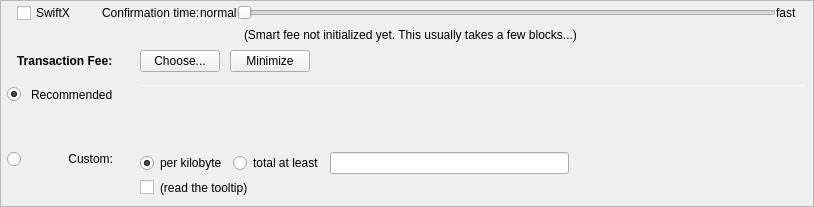
         <widget class="QFrame" name="frameFee">
          <property name="sizePolicy">
           <sizepolicy hsizetype="Expanding" vsizetype="Expanding">
            <horstretch>0</horstretch>
            <verstretch>0</verstretch>
           </sizepolicy>
          </property>
          <property name="maximumSize">
           <size>
            <width>16777215</width>
            <height>16777215</height>
           </size>
          </property>
          <property name="frameShape">
           <enum>QFrame::StyledPanel</enum>
          </property>
          <property name="frameShadow">
           <enum>QFrame::Sunken</enum>
          </property>
          <layout class="QVBoxLayout" name="verticalLayoutFee1">
           <property name="spacing">
            <number>0</number>
           </property>
           <property name="margin">
            <number>0</number>
           </property>
           <item>
            <layout class="QVBoxLayout" name="verticalLayoutFee2" stretch="0,0,0,0">
             <property name="spacing">
              <number>0</number>
             </property>
             <property name="leftMargin">
              <number>6</number>
             </property>
             <property name="topMargin">
              <number>0</number>
             </property>
             <property name="rightMargin">
              <number>6</number>
             </property>
             <item>
              <layout class="QVBoxLayout" name="verticalLayout_feeConf">
               <property name="spacing">
                <number>0</number>
               </property>
               <property name="leftMargin">
                <number>10</number>
               </property>
               <property name="rightMargin">
                <number>10</number>
               </property>
               <property name="bottomMargin">
                <number>5</number>
               </property>
               <item>
                <layout class="QHBoxLayout" name="horizontalLayoutFee9">
                 <item>
                  <widget class="QCheckBox" name="checkSwiftTX">
                   <property name="enabled">
                    <bool>true</bool>
                   </property>
                   <property name="minimumSize">
                    <size>
                     <width>85</width>
                     <height>0</height>
                    </size>
                   </property>
                   <property name="toolTip">
                    <string>SwiftX technology allows for near instant transactions - A flat fee of 0.01 NBX applies</string>
                   </property>
                   <property name="text">
                    <string>SwiftX</string>
                   </property>
                  </widget>
                 </item>
                 <item>
                  <widget class="QLabel" name="labelSmartFee3">
                   <property name="text">
                    <string>Confirmation time:</string>
                   </property>
                   <property name="margin">
                    <number>2</number>
                   </property>
                  </widget>
                 </item>
                 <item>
                  <widget class="QLabel" name="labelSmartFeeNormal">
                   <property name="text">
                    <string>normal</string>
                   </property>
                   <property name="margin">
                    <number>8</number>
                   </property>
                  </widget>
                 </item>
                 <item>
                  <widget class="QSlider" name="sliderSmartFee">
                   <property name="minimumSize">
                    <size>
                     <width>0</width>
                     <height>24</height>
                    </size>
                   </property>
                   <property name="minimum">
                    <number>0</number>
                   </property>
                   <property name="maximum">
                    <number>24</number>
                   </property>
                   <property name="pageStep">
                    <number>1</number>
                   </property>
                   <property name="value">
                    <number>0</number>
                   </property>
                   <property name="orientation">
                    <enum>Qt::Horizontal</enum>
                   </property>
                   <property name="invertedAppearance">
                    <bool>false</bool>
                   </property>
                   <property name="invertedControls">
                    <bool>false</bool>
                   </property>
                   <property name="tickPosition">
                    <enum>QSlider::NoTicks</enum>
                   </property>
                  </widget>
                 </item>
                 <item>
                  <widget class="QLabel" name="labelSmartFeeFast">
                   <property name="text">
                    <string>fast</string>
                   </property>
                   <property name="margin">
                    <number>8</number>
                   </property>
                  </widget>
                 </item>
                </layout>
               </item>
               <item>
                <layout class="QHBoxLayout" name="horizontalLayout_recommended_texts">
                 <property name="spacing">
                  <number>0</number>
                 </property>
                 <item>
                  <spacer name="horizontalSpacer_8">
                   <property name="orientation">
                    <enum>Qt::Horizontal</enum>
                   </property>
                   <property name="sizeHint" stdset="0">
                    <size>
                     <width>40</width>
                     <height>20</height>
                    </size>
                   </property>
                  </spacer>
                 </item>
                 <item>
                  <widget class="QLabel" name="labelFeeEstimation">
                   <property name="text">
                    <string/>
                   </property>
                   <property name="margin">
                    <number>2</number>
                   </property>
                  </widget>
                 </item>
                 <item>
                  <widget class="QLabel" name="labelSmartFee2">
                   <property name="text">
                    <string>(Smart fee not initialized yet. This usually takes a few blocks...)</string>
                   </property>
                   <property name="alignment">
                    <set>Qt::AlignLeading|Qt::AlignLeft|Qt::AlignVCenter</set>
                   </property>
                   <property name="wordWrap">
                    <bool>false</bool>
                   </property>
                   <property name="margin">
                    <number>2</number>
                   </property>
                   <property name="indent">
                    <number>-1</number>
                   </property>
                  </widget>
                 </item>
                 <item>
                  <spacer name="horizontalSpacer_3">
                   <property name="orientation">
                    <enum>Qt::Horizontal</enum>
                   </property>
                   <property name="sizeHint" stdset="0">
                    <size>
                     <width>40</width>
                     <height>20</height>
                    </size>
                   </property>
                  </spacer>
                 </item>
                </layout>
               </item>
              </layout>
             </item>
             <item>
              <layout class="QHBoxLayout" name="horizontalLayoutFee1">
               <property name="leftMargin">
                <number>10</number>
               </property>
               <property name="rightMargin">
                <number>10</number>
               </property>
               <property name="bottomMargin">
                <number>0</number>
               </property>
               <item>
                <layout class="QVBoxLayout" name="verticalLayoutFee7">
                 <property name="spacing">
                  <number>0</number>
                 </property>
                 <item>
                  <layout class="QHBoxLayout" name="horizontalLayoutSmartFee">
                   <property name="spacing">
                    <number>10</number>
                   </property>
                   <item>
                    <widget class="QLabel" name="labelFeeHeadline">
                     <property name="sizePolicy">
                      <sizepolicy hsizetype="Preferred" vsizetype="Maximum">
                       <horstretch>0</horstretch>
                       <verstretch>0</verstretch>
                      </sizepolicy>
                     </property>
                     <property name="font">
                      <font>
                       <weight>75</weight>
                       <bold>true</bold>
                      </font>
                     </property>
                     <property name="styleSheet">
                      <string notr="true">font-weight:bold;</string>
                     </property>
                     <property name="text">
                      <string>Transaction Fee:</string>
                     </property>
                    </widget>
                   </item>
                   <item>
                    <widget class="QLabel" name="labelFeeMinimized">
                     <property name="text">
                      <string/>
                     </property>
                    </widget>
                   </item>
                   <item>
                    <widget class="QPushButton" name="buttonChooseFee">
                     <property name="text">
                      <string>Choose...</string>
                     </property>
                    </widget>
                   </item>
                   <item>
                    <widget class="QPushButton" name="buttonMinimizeFee">
                     <property name="toolTip">
                      <string>collapse fee-settings</string>
                     </property>
                     <property name="text">
                      <string>Minimize</string>
                     </property>
                    </widget>
                   </item>
                  </layout>
                 </item>
                 <item>
                  <spacer name="verticalSpacer_5">
                   <property name="orientation">
                    <enum>Qt::Vertical</enum>
                   </property>
                   <property name="sizeHint" stdset="0">
                    <size>
                     <width>1</width>
                     <height>1</height>
                    </size>
                   </property>
                  </spacer>
                 </item>
                </layout>
               </item>
               <item>
                <spacer name="horizontalSpacer_4">
                 <property name="orientation">
                  <enum>Qt::Horizontal</enum>
                 </property>
                 <property name="sizeHint" stdset="0">
                  <size>
                   <width>40</width>
                   <height>20</height>
                  </size>
                 </property>
                </spacer>
               </item>
              </layout>
             </item>
             <item>
              <widget class="QFrame" name="frameFeeSelection">
               <layout class="QVBoxLayout" name="verticalLayoutFee12">
                <property name="spacing">
                 <number>0</number>
                </property>
                <property name="margin">
                 <number>0</number>
                </property>
                <item>
                 <layout class="QGridLayout" name="gridLayoutFee">
                  <property name="topMargin">
                   <number>10</number>
                  </property>
                  <property name="bottomMargin">
                   <number>4</number>
                  </property>
                  <property name="horizontalSpacing">
                   <number>10</number>
                  </property>
                  <property name="verticalSpacing">
                   <number>4</number>
                  </property>
                  <item row="2" column="0">
                   <layout class="QVBoxLayout" name="verticalLayoutFee4" stretch="0">
                    <item>
                     <spacer name="verticalSpacer_2">
                      <property name="orientation">
                       <enum>Qt::Vertical</enum>
                      </property>
                      <property name="sizeHint" stdset="0">
                       <size>
                        <width>1</width>
                        <height>1</height>
                       </size>
                      </property>
                     </spacer>
                    </item>
                   </layout>
                  </item>
                  <item row="3" column="0">
                   <layout class="QVBoxLayout" name="verticalLayoutFee9" stretch="0,1">
                    <item>
                     <widget class="QRadioButton" name="radioCustomFee">
                      <property name="text">
                       <string/>
                      </property>
                      <attribute name="buttonGroup">
                       <string notr="true">groupFee</string>
                      </attribute>
                     </widget>
                    </item>
                    <item>
                     <spacer name="verticalSpacer_6">
                      <property name="orientation">
                       <enum>Qt::Vertical</enum>
                      </property>
                      <property name="sizeHint" stdset="0">
                       <size>
                        <width>1</width>
                        <height>1</height>
                       </size>
                      </property>
                     </spacer>
                    </item>
                   </layout>
                  </item>
                  <item row="3" column="1">
                   <widget class="QLabel" name="labelCustomFee">
                    <property name="text">
                     <string>Custom:</string>
                    </property>
                    <property name="alignment">
                     <set>Qt::AlignRight|Qt::AlignTop|Qt::AlignTrailing</set>
                    </property>
                   </widget>
                  </item>
                  <item row="3" column="4">
                   <layout class="QVBoxLayout" name="verticalLayoutFee8">
                    <property name="spacing">
                     <number>6</number>
                    </property>
                    <item>
                     <layout class="QHBoxLayout" name="horizontalLayoutFee13">
                      <item>
                       <widget class="QRadioButton" name="radioCustomPerKilobyte">
                        <property name="toolTip">
                         <string>If the custom fee is set to 1000 uNBXs and the transaction is only 250 bytes, then &quot;per kilobyte&quot; only pays 250 uNBXs in fee,&lt;br /&gt;while &quot;at least&quot; pays 1000 uNBXs. For transactions bigger than a kilobyte both pay by kilobyte.</string>
                        </property>
                        <property name="text">
                         <string>per kilobyte</string>
                        </property>
                        <property name="checked">
                         <bool>true</bool>
                        </property>
                        <attribute name="buttonGroup">
                         <string notr="true">groupCustomFee</string>
                        </attribute>
                       </widget>
                      </item>
                      <item>
                       <widget class="QRadioButton" name="radioCustomAtLeast">
                        <property name="toolTip">
                         <string>If the custom fee is set to 1000 uNBXs and the transaction is only 250 bytes, then &quot;per kilobyte&quot; only pays 250 uNBXs in fee,&lt;br /&gt;while &quot;total at least&quot; pays 1000 uNBXs. For transactions bigger than a kilobyte both pay by kilobyte.</string>
                        </property>
                        <property name="text">
                         <string>total at least</string>
                        </property>
                        <attribute name="buttonGroup">
                         <string notr="true">groupCustomFee</string>
                        </attribute>
                       </widget>
                      </item>
                      <item>
                       <widget class="BitcoinAmountField" name="customFee"/>
                      </item>
                      <item>
                       <spacer name="horizontalSpacer_6">
                        <property name="orientation">
                         <enum>Qt::Horizontal</enum>
                        </property>
                        <property name="sizeHint" stdset="0">
                         <size>
                          <width>1</width>
                          <height>1</height>
                         </size>
                        </property>
                       </spacer>
                      </item>
                     </layout>
                    </item>
                    <item>
                     <layout class="QHBoxLayout" name="horizontalLayoutFee8">
                      <item>
                       <widget class="QCheckBox" name="checkBoxMinimumFee">
                        <property name="toolTip">
                         <string>Paying only the minimum fee is just fine as long as there is less transaction volume than space in the blocks.&lt;br /&gt;But be aware that this can end up in a never confirming transaction once there is more demand for NBX transactions than the network can process.</string>
                        </property>
                        <property name="text">
                         <string/>
                        </property>
                       </widget>
                      </item>
                      <item>
                       <widget class="QLabel" name="labelMinFeeWarning">
                        <property name="enabled">
                         <bool>true</bool>
                        </property>
                        <property name="toolTip">
                         <string>Paying only the minimum fee is just fine as long as there is less transaction volume than space in the blocks.&lt;br /&gt;But be aware that this can end up in a never confirming transaction once there is more demand for NBX transactions than the network can process.</string>
                        </property>
                        <property name="text">
                         <string>(read the tooltip)</string>
                        </property>
                        <property name="margin">
                         <number>5</number>
                        </property>
                       </widget>
                      </item>
                      <item>
                       <spacer name="horizontalSpacer_2">
                        <property name="orientation">
                         <enum>Qt::Horizontal</enum>
                        </property>
                        <property name="sizeHint" stdset="0">
                         <size>
                          <width>1</width>
                          <height>1</height>
                         </size>
                        </property>
                       </spacer>
                      </item>
                     </layout>
                    </item>
                   </layout>
                  </item>
                  <item row="1" column="1">
                   <widget class="QLabel" name="labelSmartFee_2">
                    <property name="text">
                     <string>Recommended</string>
                    </property>
                   </widget>
                  </item>
                  <item row="1" column="2">
                   <widget class="QLabel" name="labelSmartFee">
                    <property name="text">
                     <string/>
                    </property>
                    <property name="margin">
                     <number>2</number>
                    </property>
                   </widget>
                  </item>
                  <item row="1" column="0">
                   <widget class="QRadioButton" name="radioSmartFee">
                    <property name="text">
                     <string/>
                    </property>
                    <property name="checked">
                     <bool>true</bool>
                    </property>
                    <attribute name="buttonGroup">
                     <string notr="true">groupFee</string>
                    </attribute>
                   </widget>
                  </item>
                  <item row="0" column="4" rowspan="3">
                   <layout class="QVBoxLayout" name="verticalLayoutFee3" stretch="0,0,0,0">
                    <property name="spacing">
                     <number>6</number>
                    </property>
                    <property name="topMargin">
                     <number>2</number>
                    </property>
                    <property name="bottomMargin">
                     <number>20</number>
                    </property>
                    <item>
                     <widget class="Line" name="line_2">
                      <property name="minimumSize">
                       <size>
                        <width>0</width>
                        <height>1</height>
                       </size>
                      </property>
                      <property name="maximumSize">
                       <size>
                        <width>16777215</width>
                        <height>1</height>
                       </size>
                      </property>
                      <property name="orientation">
                       <enum>Qt::Horizontal</enum>
                      </property>
                     </widget>
                    </item>
                    <item>
                     <layout class="QHBoxLayout" name="horizontalLayoutFee12">
                      <item>
                       <spacer name="horizontalSpacer_5">
                        <property name="orientation">
                         <enum>Qt::Horizontal</enum>
                        </property>
                        <property name="sizeHint" stdset="0">
                         <size>
                          <width>1</width>
                          <height>1</height>
                         </size>
                        </property>
                       </spacer>
                      </item>
                     </layout>
                    </item>
                    <item>
                     <spacer name="verticalSpacer_4">
                      <property name="orientation">
                       <enum>Qt::Vertical</enum>
                      </property>
                      <property name="sizeHint" stdset="0">
                       <size>
                        <width>1</width>
                        <height>1</height>
                       </size>
                      </property>
                     </spacer>
                    </item>
                    <item>
                     <spacer name="verticalSpacer_3">
                      <property name="orientation">
                       <enum>Qt::Vertical</enum>
                      </property>
                      <property name="sizeHint" stdset="0">
                       <size>
                        <width>20</width>
                        <height>40</height>
                       </size>
                      </property>
                     </spacer>
                    </item>
                   </layout>
                  </item>
                 </layout>
                </item>
                <item>
                 <layout class="QHBoxLayout" name="horizontalLayoutFee5" stretch="0,0,0">
                  <property name="spacing">
                   <number>8</number>
                  </property>
                  <property name="bottomMargin">
                   <number>4</number>
                  </property>
                  <item>
                   <spacer name="horizontalSpacerFee5">
                    <property name="orientation">
                     <enum>Qt::Horizontal</enum>
                    </property>
                    <property name="sizeHint" stdset="0">
                     <size>
                      <width>1</width>
                      <height>1</height>
                     </size>
                    </property>
                   </spacer>
                  </item>
                 </layout>
                </item>
                <item>
                 <spacer name="verticalSpacerFee2">
                  <property name="orientation">
                   <enum>Qt::Vertical</enum>
                  </property>
                  <property name="sizeHint" stdset="0">
                   <size>
                    <width>1</width>
                    <height>1</height>
                   </size>
                  </property>
                 </spacer>
                </item>
               </layout>
              </widget>
             </item>
             <item>
              <spacer name="verticalSpacerFee">
               <property name="orientation">
                <enum>Qt::Vertical</enum>
               </property>
               <property name="sizeHint" stdset="0">
                <size>
                 <width>800</width>
                 <height>1</height>
                </size>
               </property>
              </spacer>
             </item>
            </layout>
           </item>
          </layout>
         </widget>
